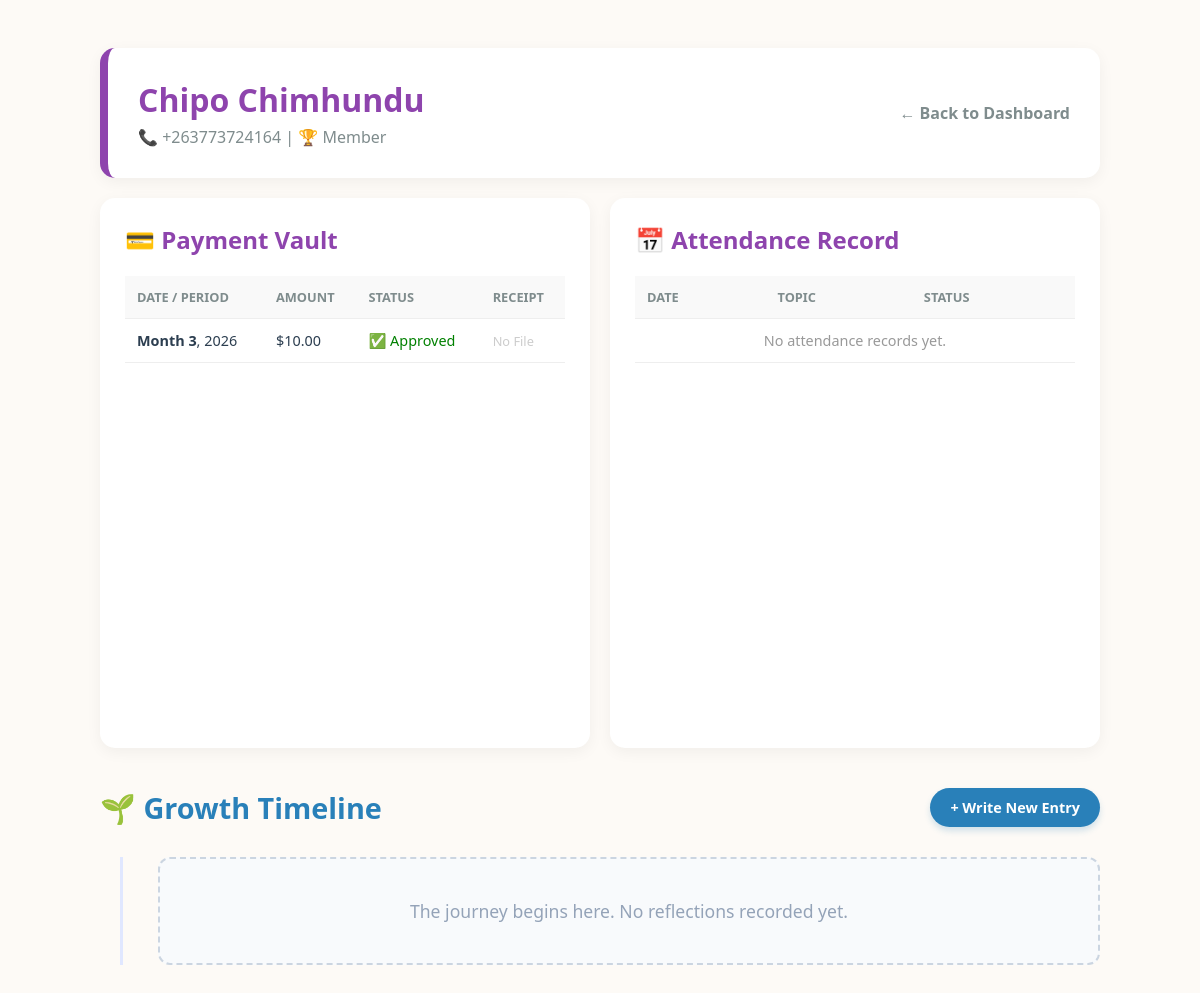
/member/4/, run on the app's committed database.
### tracker/models.py (models this page shows, shortened)
class Member(models.Model):
    ROLE_CHOICES = [
        ("admin", "Admin"),
        ("member", "Member"),
    ]
    group = models.ForeignKey(
        Group, on_delete=models.CASCADE, related_name="members", null=True
    )
    is_exempt_from_paying = models.BooleanField(
        default=False,
        help_text="Check this for supervisors like Sis Trudy so they don't show as owing money.",
    )
    date_of_birth = models.DateField(blank=True, null=True)
    first_name = models.CharField(max_length=50)
    last_name = models.CharField(max_length=50)
    is_student = models.BooleanField(default=True, help_text="Uncheck this for Supervisors/Facilitators")
    phone_number = models.CharField(
        max_length=20, unique=True, help_text="WhatsApp number format: +263..."
    )
    role = models.CharField(max_length=10, choices=ROLE_CHOICES, default="member")
    is_active = models.BooleanField(default=True)

class Payment(models.Model):
    STATUS_CHOICES = [
        ("pending", "Pending"),
        ("approved", "Approved"),
        ("rejected", "Rejected"),
    ]
    MONTH_CHOICES = [
        (1, "January"),
        (2, "February"),
        (3, "March"),
        (4, "April"),
        (5, "May"),
        (6, "June"),
        (7, "July"),
        (8, "August"),
        (9, "September"),
        (10, "October"),
        (11, "November"),
        (12, "December"),
    ]
    METHOD_CHOICES = [
        ("bank", "Bank Transfer"),
        ("ecocash", "EcoCash"),
        ("physical", "Physical Cash / Receipt"),
    ]
    member = models.ForeignKey(
        "Member", on_delete=models.CASCADE, related_name="payments"
    )
    amount = models.DecimalField(max_digits=5, decimal_places=2, default=10.00)
    month = models.IntegerField(choices=MONTH_CHOICES)
    year = models.IntegerField(default=timezone.now().year)
    payment_method = models.CharField(
        max_length=15, choices=METHOD_CHOICES, default="bank"
    )
    receipt_image = models.ImageField(upload_to="receipts/%Y/%m/")
    status = models.CharField(max_length=10, choices=STATUS_CHOICES, default="pending")
    uploaded_at = models.DateTimeField(auto_now_add=True)
    admin_notes = models.CharField(max_length=255, blank=True, null=True)
    receipt_file = models.FileField(upload_to="receipts/", blank=True, null=True)
    class Meta:
        unique_together = ["member", "month", "year"]
        ordering = ["-uploaded_at"]
    receipt_hash = models.CharField(max_length=64, blank=True, null=True, unique=True)
    transaction_id = models.CharField(
        max_length=100,
        blank=True,
        null=True,
        help_text="Bank reference, EcoCash transaction ID, or receipt number",
    )

### tracker/views.py (the view)
# urls.py: path("member/<int:member_id>/", views.member_detail, name="member_detail"),
def member_detail(request, member_id):
    member = get_object_or_404(Member, id=member_id)
    attendances = Attendance.objects.filter(member=member).order_by("-meeting__date")
    payments = Payment.objects.filter(member=member).order_by("-year", "-month")
    reflections = (
        LessonReflection.objects.filter(member=member)
        .select_related("meeting__topic")
        .order_by("-meeting__date")
    )
    return render(
        request,
        "tracker/member_detail.html",
        {
            "member": member,
            "attendances": attendances,
            "payments": payments,
            "reflections": reflections,  # 👈 Make sure to pass it here!
        },
    )

### tracker/templates/tracker/member_detail.html (shortened to what this page needs)
<!DOCTYPE html>
<html lang="en">
<head>
</head>
<body>
<div class="profile-container">
    <div class="header-card">
        <div>
            <h1 style="margin: 0; color: var(--roots-purple);">{{ member.first_name }} {{ member.last_name }}</h1>
            <p style="margin: 5px 0 0 0; color: #7f8c8d;">📞 {{ member.phone_number }} | 🏆 {{ member.get_role_display|default:"Member" }}</p>
        </div>
        <a href="{% url 'dashboard' %}" style="text-decoration: none; color: #7f8c8d; font-weight: bold;">← Back to Dashboard</a>
    </div>
    <div class="grid-container">
        <div class="data-card">
            <h2 style="color: var(--roots-purple); margin-top: 0;">💳 Payment Vault</h2>
            <table>
                <thead>
                    <tr>
                        <th>Date / Period</th>
                        <th>Amount</th>
                        <th>Status</th>
                        <th>Receipt</th>
                    </tr>
                </thead>
                <tbody>
                    {% for payment in payments %}
                    <tr>
                        <td><strong>Month {{ payment.month }}</strong>, {{ payment.year }}</td>
                        <td>${{ payment.amount }}</td>
                        <td>
                            {% if payment.status == 'approved' %}
                                <span style="color: green;">✅ Approved</span>
                            {% else %}
                                <span style="color: orange;">⏳ Pending</span>
                            {% endif %}
                        </td>
                        <td>
                            {% if payment.receipt_file %}
                                <a href="{{ payment.receipt_file.url }}" target="_blank" class="receipt-btn">👁️ View</a>
                            {% else %}
                                <span style="color: #ccc; font-size: 0.8rem;">No File</span>
                            {% endif %}
                        </td>
                    </tr>
                    {% empty %}
                    <tr><td colspan="4" style="text-align: center; color: #999;">No payments recorded yet.</td></tr>
                    {% endfor %}
                </tbody>
            </table>
        </div>
        <div class="data-card">
            <h2 style="color: var(--roots-purple); margin-top: 0;">📅 Attendance Record</h2>
            <table>
                <thead>
                    <tr>
                        <th>Date</th>
                        <th>Topic</th>
                        <th>Status</th>
                    </tr>
                </thead>
                <tbody>
                    {% for record in attendances %}
                    <tr>
                        <td>{{ record.meeting.date|date:"M d, Y" }}</td>
                        <td>{{ record.meeting.topic.title|default:"No Topic" }}</td>
                        <td>
                            {% if record.mode == 'absent' %}
                                <span style="color: red; font-weight: bold;">Absent</span>
                            {% else %}
                                <span style="color: green;">{{ record.get_mode_display }}</span>
                            {% endif %}
                        </td>
                    </tr>
                    {% empty %}
                    <tr><td colspan="3" style="text-align: center; color: #999;">No attendance records yet.</td></tr>
                    {% endfor %}
                </tbody>
            </table>
        </div>
    </div>
<div style="margin-top: 40px;">
        <div style="display: flex; justify-content: space-between; align-items: center; margin-bottom: 30px;">
            <h2 style="color: #2980b9; margin: 0; font-size: 1.8rem;">🌱 Growth Timeline</h2>
            <a href="{% url 'write_reflection' member.id %}" class="receipt-btn" style="background: #2980b9; color: white; padding: 10px 20px; border-radius: 25px; font-size: 0.9rem; border: none; box-shadow: 0 4px 6px rgba(41, 128, 185, 0.2);">
                + Write New Entry
            </a>
        </div>
        <div style="border-left: 3px solid #e0e7ff; margin-left: 20px; padding-left: 35px; position: relative;">
            {% for ref in reflections %}
            <div style="background: white; border: 1px solid #e2e8f0; border-radius: 12px; padding: 25px; margin-bottom: 30px; box-shadow: 0 4px 15px rgba(0,0,0,0.03); position: relative;">
                <div style="position: absolute; left: -53px; top: 25px; background: white; border: 4px solid #2980b9; border-radius: 50%; width: 24px; height: 24px; display: flex; align-items: center; justify-content: center; box-shadow: 0 0 0 4px #fdfaf6;"></div>
                <div style="display: flex; justify-content: space-between; align-items: center; border-bottom: 2px dashed #f1f5f9; padding-bottom: 15px; margin-bottom: 20px;">
                    <h4 style="margin: 0; color: var(--roots-purple); font-size: 1.3rem;">
                        {{ ref.meeting.topic.title|default:"No Topic" }}
                    </h4>
                    <span style="background: #f8fafc; color: #64748b; padding: 6px 14px; border-radius: 20px; font-size: 0.85rem; font-weight: bold; border: 1px solid #e2e8f0;">
                        📅 {{ ref.meeting.date|date:"M d, Y" }}
                    </span>
                </div>
                <div style="font-size: 1.05rem; line-height: 1.8; color: #334155; font-family: 'Georgia', serif;">
                    {{ ref.my_answers|linebreaks }}
                </div>
            </div>
            {% empty %}
            <div style="background: #f8fafc; border-radius: 12px; padding: 40px; text-align: center; color: #94a3b8; border: 2px dashed #cbd5e1;">
                <p style="margin: 0; font-size: 1.1rem;">The journey begins here. No reflections recorded yet.</p>
            </div>
            {% endfor %}
        </div>
    </div>
</div>
</body>
</html>

### tracker/templates/tracker/member_detail.html (style rules this page uses)
:root { --roots-purple: #8e44ad; --roots-bg: #fdfaf6; --text-dark: #2c3e50; }
body { background: var(--roots-bg); font-family: 'Segoe UI', sans-serif; padding: 20px; color: var(--text-dark); }
.profile-container { max-width: 1000px; margin: 20px auto; }
.header-card { background: white; padding: 30px; border-radius: 15px; box-shadow: 0 4px 15px rgba(0,0,0,0.05); margin-bottom: 20px; border-left: 8px solid var(--roots-purple); display: flex; justify-content: space-between; align-items: center; }
.grid-container { display: grid; grid-template-columns: 1fr 1fr; gap: 20px; }
.data-card { background: white; padding: 25px; border-radius: 15px; box-shadow: 0 4px 15px rgba(0,0,0,0.05); height: 500px; overflow-y: auto; }
table { width: 100%; border-collapse: collapse; margin-top: 15px; }
th, td { padding: 12px; text-align: left; border-bottom: 1px solid #eee; font-size: 0.9rem; }
th { color: #7f8c8d; text-transform: uppercase; font-size: 0.8rem; background: #f9f9f9; position: sticky; top: 0; }
.receipt-btn { background: #e8f5e9; color: #2e7d32; padding: 5px 10px; border-radius: 5px; text-decoration: none; font-size: 0.8rem; font-weight: bold; border: 1px solid #c8e6c9; }

### data on the page
Member: first_name "Chipo", last_name "Chimhundu", phone_number "+263773724164", role "Member"
Payment: month "3", year "2026", amount "10.00", status "✅ Approved", shows "No File"
